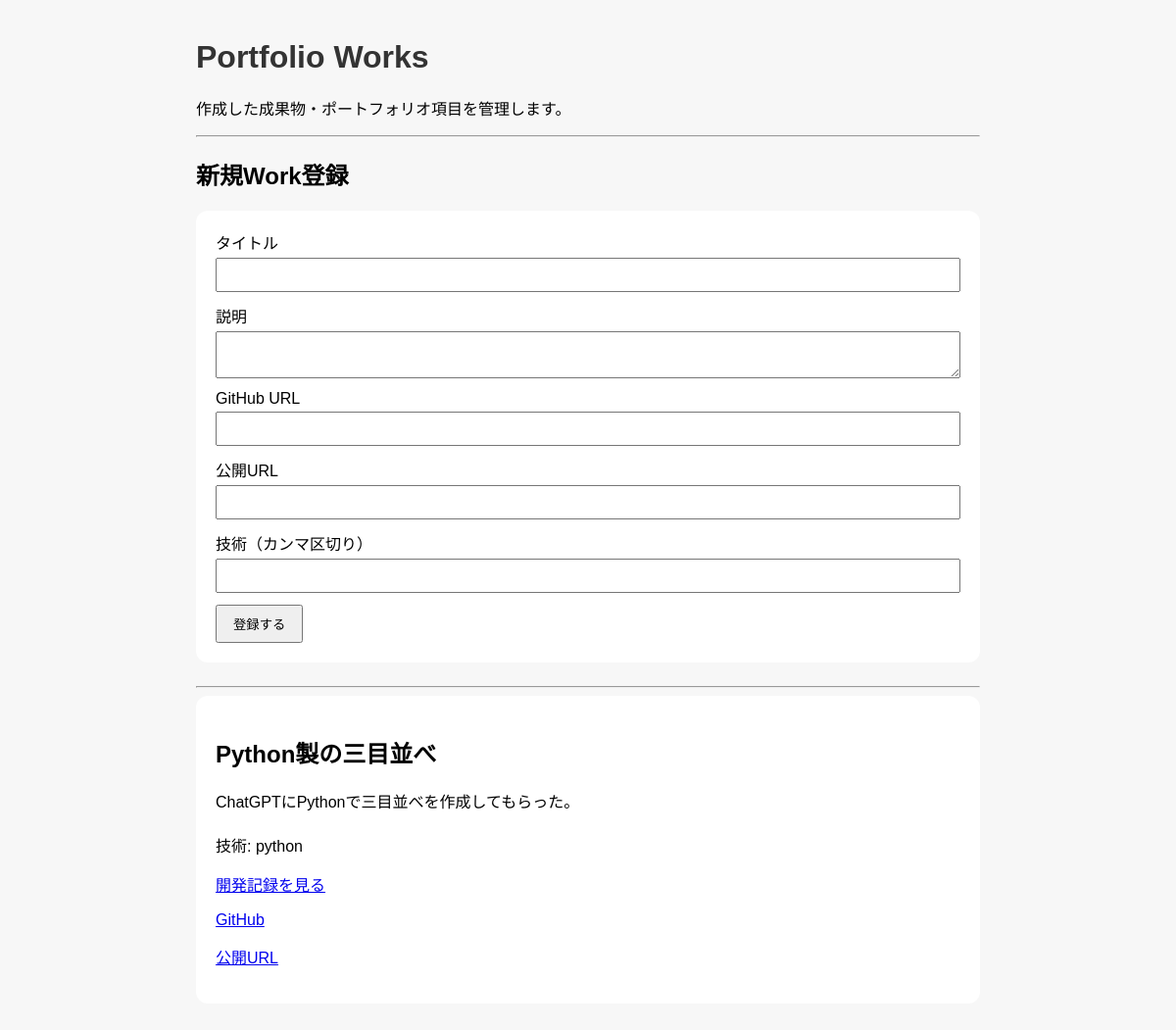
The app's page /works-page with its own data.
### app/models.py (models this page shows)
class Work(Base):
    __tablename__ = "works"
    id = Column(Integer, primary_key=True, index=True)
    title = Column(String, nullable=False)
    description = Column(Text, nullable=False)
    github_url = Column(String)
    app_url = Column(String)
    technologies = Column(String)
    posts = relationship(
        "Post",
        back_populates="work"
    )
    created_at = Column(DateTime, default=datetime.now)

### app/main.py (the view)
@app.get("/works-page")
def works_page(request: Request, db: Session = Depends(get_db)):
    works = db.query(models.Work).all()
    for work in works:
        work.description = markdown.markdown(work.description)
    return templates.TemplateResponse(
        request,
        "works.html",
        {"works": works}
    )

### app/templates/works.html
<link rel="stylesheet" href="/static/style.css">
<h1>Portfolio Works</h1>
<p>作成した成果物・ポートフォリオ項目を管理します。</p>
<hr>
<h2>新規Work登録</h2>
<form action="/works-page" method="post">
  <div>
    <label>タイトル</label><br>
    <input type="text" name="title">
  </div>
  <div>
    <label>説明</label><br>
    <textarea name="description"></textarea>
  </div>
  <div>
    <label>GitHub URL</label><br>
    <input type="text" name="github_url">
  </div>
  <div>
    <label>公開URL</label><br>
    <input type="text" name="app_url">
  </div>
  <div>
    <label>技術（カンマ区切り）</label><br>
    <input type="text" name="technologies">
  </div>
  <button type="submit">登録する</button>
</form>
<hr>
{% for work in works %}
  <div class="post-card">
    <h2>{{ work.title }}</h2>
    <div class="content">
      {{ work.description | safe }}
    </div>
    <p>技術: {{ work.technologies }}</p>
    <a href="/posts-page?work_id={{ work.id }}">
      開発記録を見る
    </a>
    {% if work.github_url %}
      <p><a href="{{ work.github_url }}" target="_blank">GitHub</a></p>
    {% endif %}
    {% if work.app_url %}
      <p><a href="{{ work.app_url }}" target="_blank">公開URL</a></p>
    {% endif %}
  </div>
{% endfor %}

### app/static/style.css (style rules this page uses)
h1 { color: #333; }
form { background: white; padding: 20px; border-radius: 12px; margin-bottom: 24px; }
input, textarea { width: 100%; padding: 8px; margin-top: 4px; margin-bottom: 12px; }
button { padding: 8px 16px; cursor: pointer; }
.post-card { background: white; padding: 20px; border-radius: 12px; margin-bottom: 16px; }
.content { line-height: 1.8; }
.content p { margin: 0 0 16px; }

### records on screen
Work: title "Python製の三目並べ", description "ChatGPTにPythonで三目並べを作成してもらった。", technologies "python"
